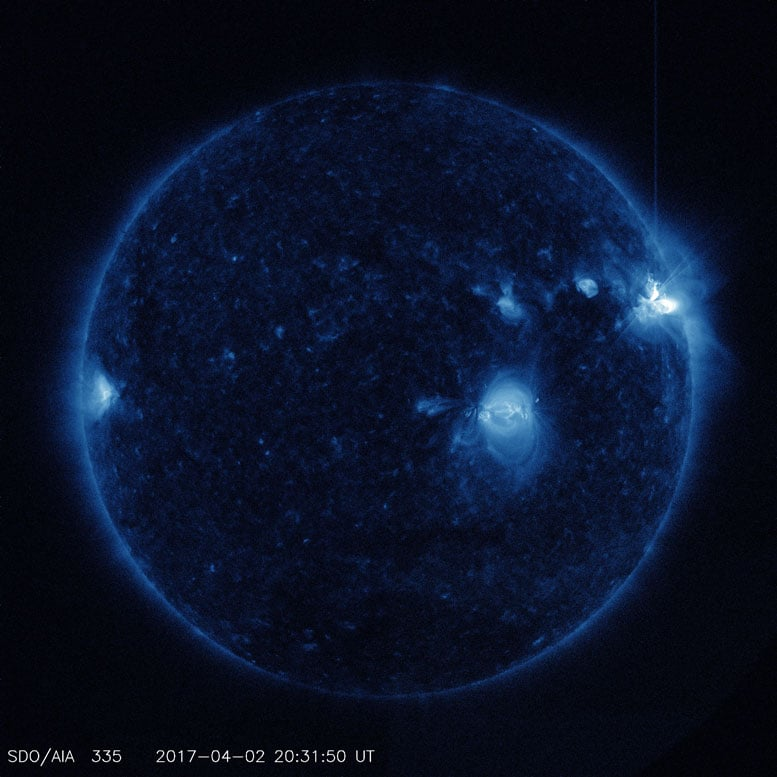
#> input picture HackICN/Solarflare/SDO-solarflare.jpg, 777 x 777 px; its folder holds only this picture in this run
$ python -i Analisis_de_imagenes.py   (imports and definitions only)
#> lines starting #> are read from the running program, lines starting #| are printed output that depends on the picture; after the words box and inside, x2 and y2 are one past the last pixel; in counts of white or black regions, pixels touching at a corner belong together
# -*- coding: utf-8 -*-
"""
Created on Fri Oct 24 00:49:56 2025

@author: addi_
"""

import cv2
import numpy as np
import os # ¡Importante para leer carpetas!

def analizar_imagen(ruta_imagen, area_minima=500, umbral=170):
    """
    Toma la ruta de una imagen, la procesa y devuelve una lista de las
    llamaradas detectadas con sus datos (área y centroide).
    """
#> called with ruta_imagen = '../Solarflare/SDO-solarflare.jpg', area_minima = 500, umbral = 170
    img = cv2.imread(ruta_imagen)
#> img is the input picture: shape (777, 777, 3); mean B, G, R 40, 18.4, 9.1
    resultados_de_la_imagen = []

    if img is None:
        print(f"-> Advertencia: No se pudo leer la imagen {os.path.basename(ruta_imagen)}, se omitirá.")
        return resultados_de_la_imagen

    # 1. Preprocesamiento de la imagen
    gray = cv2.cvtColor(img, cv2.COLOR_BGR2GRAY)
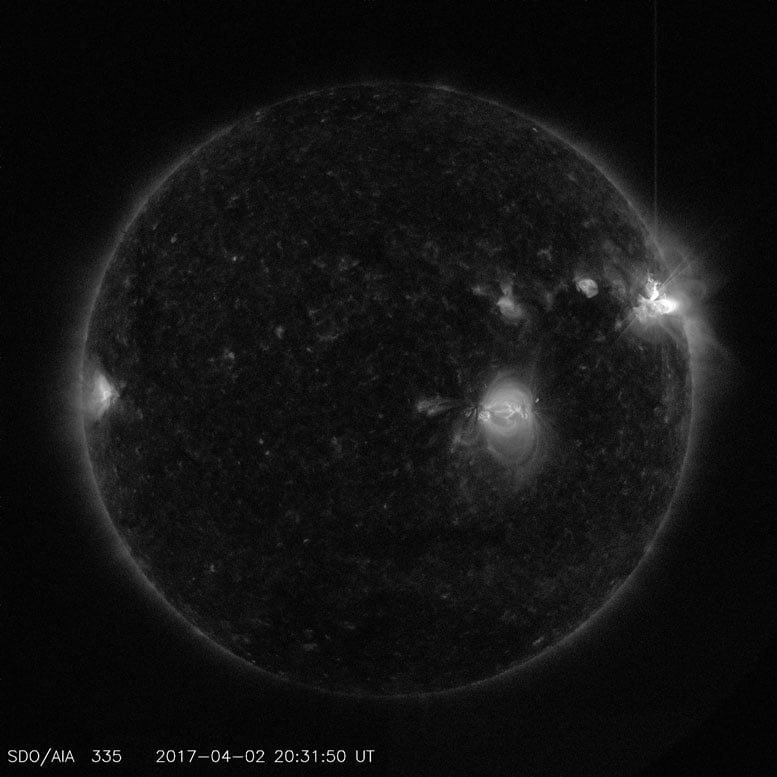
#> gray: shape (777, 777); min 0, max 255, mean 18.1
    gray = cv2.GaussianBlur(gray, (21, 21), 0)
    # --- ¡Ajusta este umbral si es necesario! ---
    ret, mascara = cv2.threshold(gray, 170, 255, cv2.THRESH_BINARY)
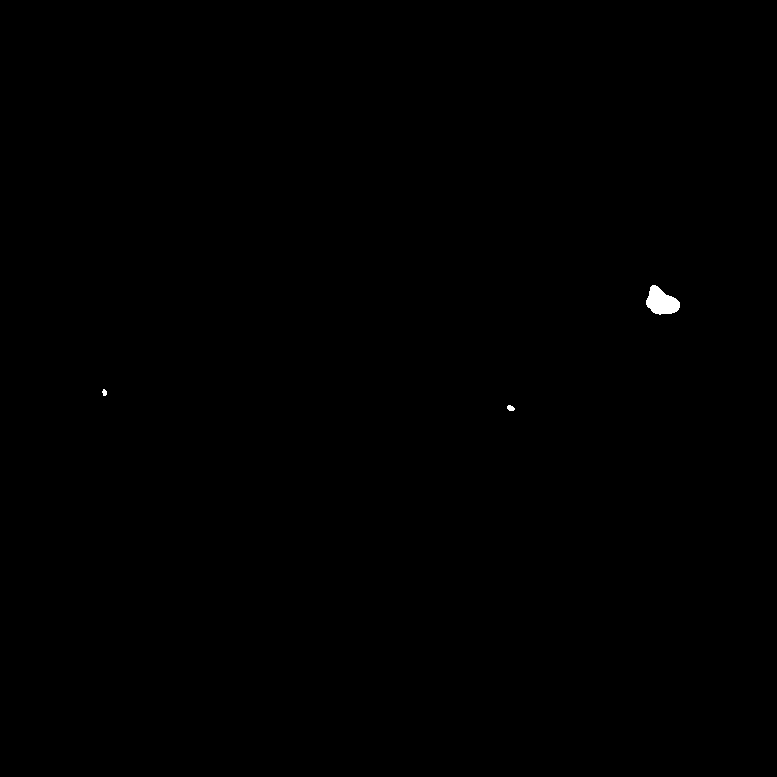
#> mascara: shape (777, 777); 0.12% white; 3 white regions

    # 2. Encontrar y analizar los contornos
    contornos, jerarquia = cv2.findContours(mascara, cv2.RETR_EXTERNAL, cv2.CHAIN_APPROX_SIMPLE)
#> contornos = 3 contours, 1 with area under 20; largest, box (x1, y1, x2, y2) and area: (646, 285, 680, 315) 614, (507, 405, 515, 411) 26; jerarquia = [[1, -1, -1, -1], [2, 0, -1, -1], [-1, 1, -1, -1]]

    for c in contornos:
        area = cv2.contourArea(c)
        if area > area_minima:
            M = cv2.moments(c)
            if M["m00"] != 0:
                cX = int(M["m10"] / M["m00"])
                cY = int(M["m01"] / M["m00"])

                # Guardamos los datos de esta detección
                resultados_de_la_imagen.append({
                    'area': area,
                    'centroide': (cX, cY)
                })
#> this loop made 3 passes
#> (area, cX, cY) on pass 3: (614.5, 661, 301)
#> area on pass 1: 26.5
#> after the loop, resultados_de_la_imagen = 1 item
    return resultados_de_la_imagen

# --- BUCLE PRINCIPAL DE PROCESAMIENTO ---

# 1. ¡¡MODIFICA ESTA LÍNEA!!
#    Apunta a la carpeta donde guardaste los fotogramas del video.
#    (Debe ser la misma que tu 'carpeta_salida' del script anterior)
ruta_carpeta = r"C:/Users/addi_/Downloads/HackICN/Solarflare/SFVideo" # <-- ¡CÁMBIA ESTO!

# 2. Almacenaremos todos los resultados aquí
todos_los_resultados = {}
archivos_procesados = []

# [40 lines not run here, left out]

>>> result = analizar_imagen('../Solarflare/SDO-solarflare.jpg')
#> result = 1 item
